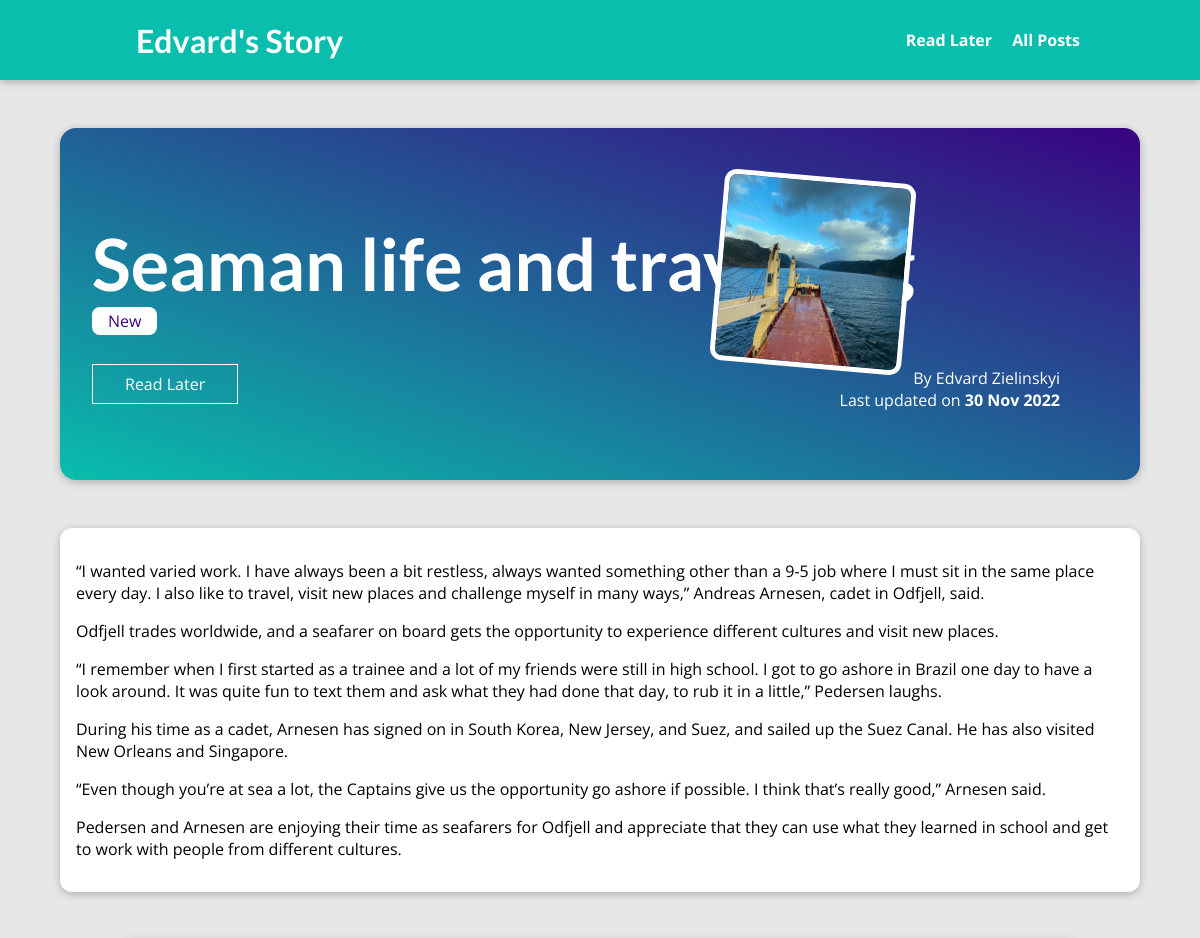
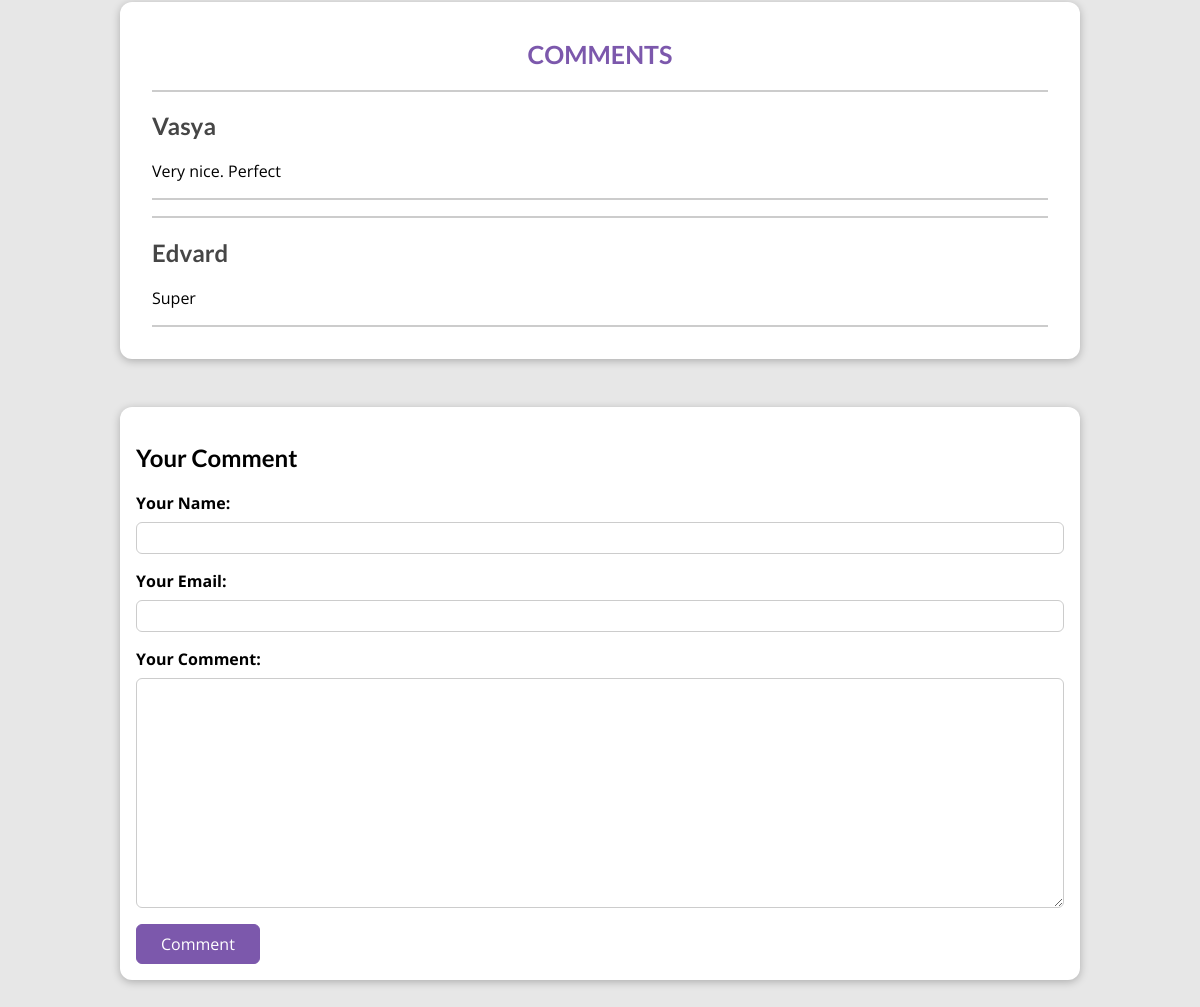
Screenshot of /posts/seaman-life-and-travelling with the database file from the repository (2 pictures, top to bottom).
### blog/models.py (models this page shows, shortened)
class Post(models.Model):
    title = models.CharField(max_length=150)
    excerpt = models.CharField(max_length=300)
    image = models.ImageField(upload_to="posts", null=True)
    date = models.DateField(auto_now=True)
    slug = models.SlugField(unique=True, db_index=True)
    content = models.TextField()
    author = models.ForeignKey(Author, on_delete=models.SET_NULL, null=True, related_name="pots")
    tag = models.ManyToManyField(Tag)

class Tag(models.Model):
    caption = models.CharField(max_length=100)

class Author(models.Model):
    first_name = models.CharField(max_length=100)
    last_name = models.CharField(max_length=100)
    emil_address = models.EmailField(max_length=100)
    def full_name(self):
        return f"{self.first_name} {self.last_name}"
    def __str__(self):
        return self.full_name()

class Comment(models.Model):
    user_name = models.CharField(max_length=120)
    user_email = models.EmailField()
    text = models.TextField(max_length=400)
    post = models.ForeignKey(Post, on_delete=models.CASCADE, related_name="comments")

### blog/views.py (the view, shortened to what this page needs)
# urls.py: path('posts/<slug:slug>', views.PostDetail.as_view(), name='post_detail_page'),
class PostDetail(View):
    def is_stored_post(self, request, post_id):
        stored_posts = request.session.get("stored_posts")
        if stored_posts is not None:
            is_saved_for_later = post_id in stored_posts
        else:
            is_saved_for_later = False
        return is_saved_for_later
    def get(self, request, slug):
        ident_post = Post.objects.get(slug=slug)
        context = {
            "post": ident_post,
            "post_tags": ident_post.tag.all(),
            "comment": CommentForm(),
            "all_comments": ident_post.comments.all().order_by("-id"),
            "saved_for_later": self.is_stored_post(request, ident_post.id),
        }
        return render(request, "blog/post-detail.html", context)

### blog/forms.py
class CommentForm(forms.ModelForm):
    class Meta:
        model = Comment
        exclude = ["post"]
        labels = {
            "user_name": "Your Name",
            "user_email": "Your Email",
            "text": "Your Comment"
        }

### blog/templates/blog/post-detail.html (shortened to what this page needs)
{% extends 'base.html' %}
{% load static %}
{% block css_files %}
    <link rel="stylesheet" href="{% static "blog/post-detail.css" %}" />
{% endblock %}
{% block content %}
    <section id='summary'>
        <h2>{{ post.title }}</h2>
        <div>
            {% for tagg in post_tags %}
                <span class="tag">{{ tagg.caption }}</span>
            {% endfor %}
        </div>
        <div id="read-later">
            <form action="{% url 'read-later' %}" method="POST">
                <button>
                    {% if saved_for_later %}
                        Remove from "Read Later" List
                    {% else %}
                        Read Later
                    {% endif %}
                </button>
            </form>
        </div>
        <article>
            <img src="{{ post.image.url }}" alt="{{ post.title }}"/>
            <adress>By <a href="mailto:{{ post.author.emil_address }}">{{ post.author }}</a></adress>
            <div>
                Last updated on <time>{{ post.date|date:'d M Y' }}</time>
            </div>
        </article>
    </section>
    <main>
        {{ post.content|linebreaks }}
    </main>
    <section id="comments">
        <div class="comment-name">
        <h1>COMMENTS</h1>
        </div>
        <ul>
            {% for comment in all_comments %}
            <li>
                <h2>{{ comment.user_name }}</h2>
                <p>{{ comment.text|linebreaks }}</p>
            </li>
            {% endfor %}
        </ul>
    </section>
    <section id="comment-form">
        <h2>Your Comment</h2>
        <form action="{% url "post_detail_page" post.slug %}" method="POST">
            {% for field in comment %}
                <div class="form-control {% if field.errors %}invalid{% endif %}">
                    {{ field.label_tag }}
                    {{ field }}
                </div>
            {% endfor %}
            <button>Comment</button>
        </form>
    </section>
{% endblock %}

### static/app.css (style rules this page uses)
* { box-sizing: border-box; }
html { font-family: 'Open Sans', 'Lato', sans-serif; }
body { margin: 0; }
h1, h2, h3 { font-family: 'Lato', sans-serif; font-weight: bold; }

### blog/static/blog/post-detail.css (style rules this page uses)
body { background-color: #e7e7e7; }
#summary { margin: 8rem auto 3rem auto; padding: 2rem; width: 90%; max-width: 90rem; border-radius: 16px; background: linear-gradient(to right top, #09beac, #390281); position: relative; box-shadow: 0 2px 8px rgba(0, 0, 0, 0.25); height: 22rem; }
#summary h2 { color: white; font-size: 4.5rem; margin-bottom: 0.25rem; }
#summary article { position: absolute; top: 2rem; right: 3rem; padding: 1rem 2rem; border-radius: 12px; text-align: right; color: white; }
#summary article img { width: 12rem; height: 12rem; border-radius: 12px; transform: rotateZ(5deg); border: 5px solid white; margin-bottom: 1rem; }
#summary a { color: white; text-decoration: none; }
#summary time { font-weight: bold; }
#read-later { margin: 2rem 0; }
#read-later button { background-color: transparent; border: 1px solid white; padding: 0.5rem 2rem; font: inherit; color: white; cursor: pointer; }
main { width: 90%; max-width: 90rem; margin: 3rem auto; background-color: white; padding: 1rem; border-radius: 12px; box-shadow: 0 2px 8px rgba(0, 0, 0, 0.25); }
.tag { background-color: white; color: #390281; padding: 0.2rem 1rem; border-radius: 8px; }
#comment-form { margin: 3rem auto; width: 90%; max-width: 60rem; border-radius: 12px; background-color: white; box-shadow: 0 2px 8px rgba(0, 0, 0, 0.25); padding: 1rem; }
#comment-form button { font: inherit; background-color: #7c58ac; color: white; border: 1px solid #7c58ac; padding: 0.5rem 1.5rem; border-radius: 6px; cursor: pointer; }
.form-control { margin-bottom: 1rem; }
.form-control label { font-weight: bold; margin-bottom: 0.5rem; display: block; }
.form-control input, .form-control textarea { display: block; width: 100%; font: inherit; padding: 0.25rem; border-radius: 6px; border: 1px solid #ccc; }
#comments { margin: 3rem auto; width: 90%; max-width: 60rem; border-radius: 12px; background-color: white; box-shadow: 0 2px 8px rgba(0, 0, 0, 0.25); padding: 1rem 2rem; }
#comments ul { list-style: none; margin: 0; padding: 0; }
#comments li { margin-bottom: 1rem; border-bottom: 2px solid #ccc; border-top: 2px solid #ccc; }
#comments h1 { font-size: 25px; color: #7c58ac; display: flex; justify-content: center; }
#comments h2 { color: #464646; }

### rows the page displays
Post: title "Seaman life and travelling", image (picture), author "Edvard Zielinskyi", date "30 Nov 2022", content "“I wanted varied work. I have always been a bit restless, always wanted something other than a 9-5 job where I must sit in the same place every day. I also like to travel, visit new places and challenge myself in many ways,” Andreas Arnesen, cadet in Odfjell, said. Odfjell trades worldwide, and a seafarer on board gets the opportunity to experience different cultures and visit new places. “I remember when I first started as a trainee and a lot of my friends were still in high school. I got to go ashore in Brazil one day to have a look around. It was quite fun to text them and ask what they had done that day, to rub it in a little,” Pedersen laughs. During his time as a cadet, Arnesen has…"
Tag: caption "New"
Comment: user_name "Vasya", text "Very nice. Perfect"
Comment: user_name "Edvard", text "Super"

### other values shown
{{ field.label_tag }} "Your Name:" "Your Email:" "Your Comment:"
